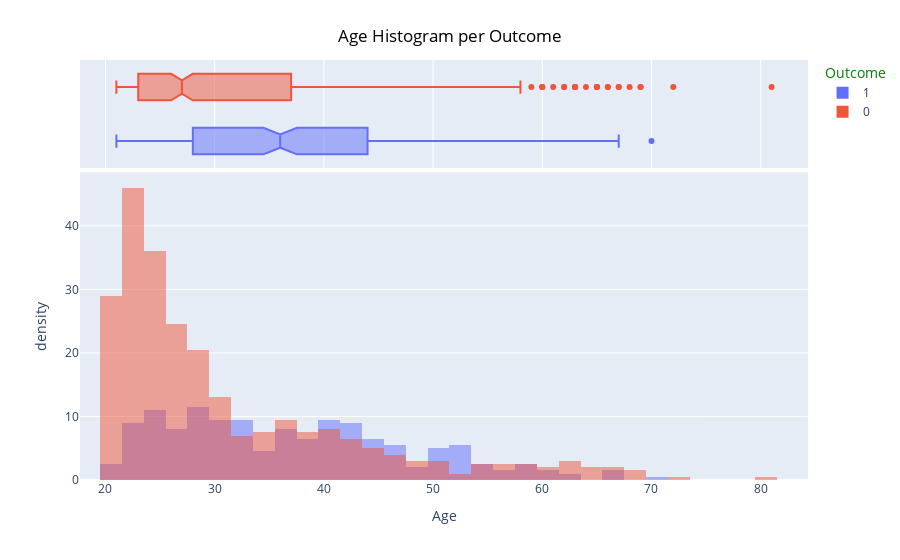

Notebook code for this chart:
### Code cell
import plotly.express as px
fig = px.histogram(diabetes_df, x="Age", 
                   color="Outcome", 
                   marginal="box",
                   barmode ="overlay",
                   histnorm ='density'
                  )  
fig.update_layout(
    title_font_color="black",
    legend_title_font_color="green",
    title={
        'text': "Age Histogram per Outcome",
        'x':0.5,
        'xanchor': 'center',
        'yanchor': 'top'},
)
fig.show()

### Figure 1 — Plotly figure (JSON) as saved in the notebook; plotly's stock layout.template omitted (floating-point values rounded to 4 significant figures; data arrays with more than 128 entries replaced by an {"elided": "..."} marker saying what was removed)
{"data": [{"alignmentgroup": "True", "bingroup": "x", "histnorm": "density", "hovertemplate": "Outcome=1<br>Age=%{x}<br>density=%{y}<extra></extra>", "legendgroup": "1", "marker": {"color": "#636efa", "opacity": 0.5, "pattern": {"shape": ""}}, "name": "1", "offsetgroup": "1", "orientation": "v", "showlegend": true, "type": "histogram", "x": {"elided": "268 int values"}, "xaxis": "x", "yaxis": "y"}, {"alignmentgroup": "True", "hovertemplate": "Outcome=1<br>Age=%{x}<extra></extra>", "legendgroup": "1", "marker": {"color": "#636efa"}, "name": "1", "notched": true, "offsetgroup": "1", "showlegend": false, "type": "box", "x": {"elided": "268 int values"}, "xaxis": "x2", "yaxis": "y2"}, {"alignmentgroup": "True", "bingroup": "x", "histnorm": "density", "hovertemplate": "Outcome=0<br>Age=%{x}<br>density=%{y}<extra></extra>", "legendgroup": "0", "marker": {"color": "#EF553B", "opacity": 0.5, "pattern": {"shape": ""}}, "name": "0", "offsetgroup": "0", "orientation": "v", "showlegend": true, "type": "histogram", "x": {"elided": "500 int values"}, "xaxis": "x", "yaxis": "y"}, {"alignmentgroup": "True", "hovertemplate": "Outcome=0<br>Age=%{x}<extra></extra>", "legendgroup": "0", "marker": {"color": "#EF553B"}, "name": "0", "notched": true, "offsetgroup": "0", "showlegend": false, "type": "box", "x": {"elided": "500 int values"}, "xaxis": "x2", "yaxis": "y2"}], "layout": {"barmode": "overlay", "legend": {"title": {"font": {"color": "green"}, "text": "Outcome"}, "tracegroupgap": 0}, "margin": {"t": 60}, "title": {"font": {"color": "black"}, "text": "Age Histogram per Outcome", "x": 0.5, "xanchor": "center", "yanchor": "top"}, "xaxis": {"anchor": "y", "domain": [0, 1], "title": {"text": "Age"}}, "xaxis2": {"anchor": "y2", "domain": [0, 1], "matches": "x", "showgrid": true, "showticklabels": false}, "yaxis": {"anchor": "x", "domain": [0, 0.7326], "title": {"text": "density"}}, "yaxis2": {"anchor": "x2", "domain": [0.7426, 1], "matches": "y2", "showgrid": false, "showline": false, "showticklabels": false, "ticks": ""}}}
